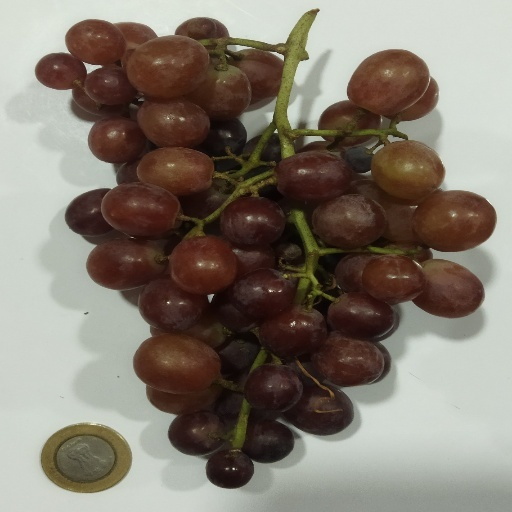
#> input picture 1733819666475.jpeg, 512 x 512 px
$ python grape.py
#> lines starting #> are read from the running program, lines starting #| are printed output that depends on the picture
import cv2
import numpy as np
from matplotlib import pyplot as plt

image_path = "1733819666475.jpeg"
image = cv2.imread(image_path)
#> image is the input picture: shape (512, 512, 3); mean B, G, R 111.2, 122.4, 130.9

if image is None:
    raise FileNotFoundError(f"Failed to load image at {image_path}")

gray = cv2.cvtColor(image, cv2.COLOR_BGR2GRAY)
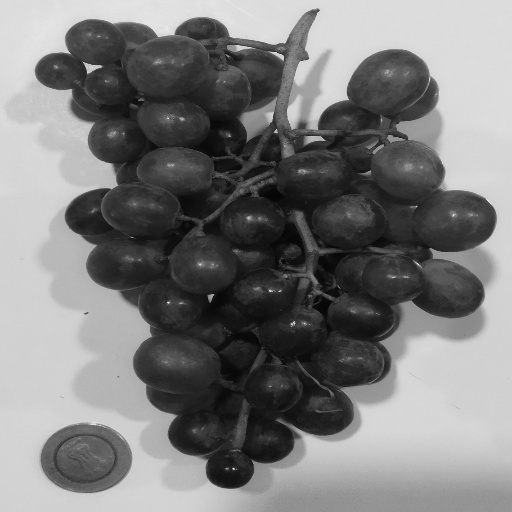
#> gray: shape (512, 512); min 3, max 251, mean 123.7

blurred = cv2.medianBlur(gray, 5)

circles = cv2.HoughCircles(
    blurred,
    cv2.HOUGH_GRADIENT,
    dp=1.2,
    minDist=15,
    param1=50,
    param2=30,
    minRadius=5,
    maxRadius=50
)
#> circles = 118 rows, first 8: [275.4, 211.8, 49.28], [363, 294.6, 45.32], [259.8, 240.6, 49.28], [346.2, 345, 49.28], [394.2, 97.8, 49.28], [83.4, 453, 30.68], [238.2, 142.2, 45.32], [280.2, 399, 38.72]

output = image.copy()
grape_count = 0
sizes = []

if circles is not None:
    circles = np.uint16(np.around(circles))
#> circles = 118 rows, first 8: [275, 212, 49], [363, 295, 45], [260, 241, 49], [346, 345, 49], [394, 98, 49], [83, 453, 31], [238, 142, 45], [280, 399, 39]
    grape_count = len(circles[0, :])
#> grape_count = 118
    for circle in circles[0, :]:
        x, y, radius = circle
        sizes.append(radius)
        cv2.circle(output, (x, y), radius, (0, 255, 0), 2)
        cv2.circle(output, (x, y), 2, (0, 0, 255), 3)
#> this loop made 118 passes
#> (x, y, radius) on passes 1 to 12: (275, 212, 49), (363, 295, 45), (260, 241, 49), (346, 345, 49), (394, 98, 49), (83, 453, 31), (238, 142, 45), (280, 399, 39), (399, 182, 47), (250, 97, 48), (201, 251, 41), (296, 166, 45)
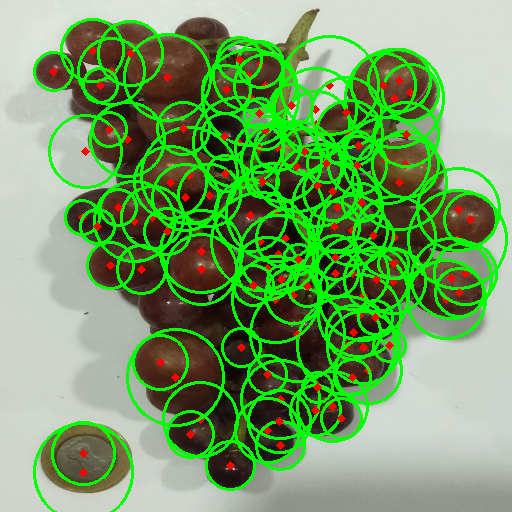
#> output: shape (512, 512, 3); mean B, G, R 99.4, 159.3, 116.4
#> after the loop, sizes = 118 values, max 49 at index 0, min 14 at index 98, mean 30.64

plt.figure(figsize=(12, 8))
plt.imshow(cv2.cvtColor(output, cv2.COLOR_BGR2RGB))
plt.title(f"Grapes Detected: {grape_count}")
plt.axis("off")
plt.show()

print(f"Total Grapes Detected: {grape_count}")
#| Total Grapes Detected: 118
print(f"Grape Sizes (Radius): {sizes}")
#> (printed output is left out)
